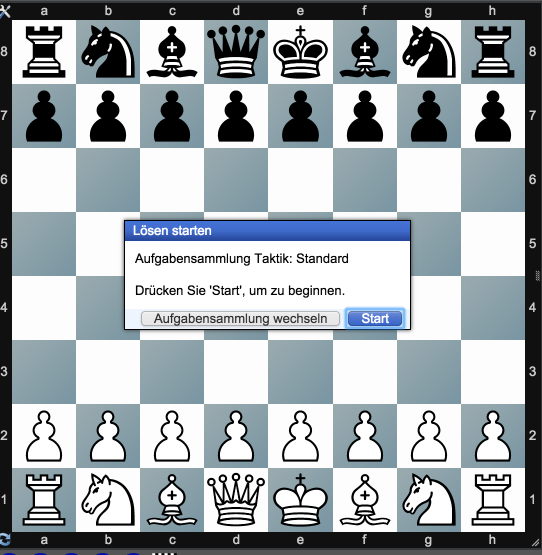
#> input picture samples/all_pieces.png, 1084 x 1110 px (shown at 1/2 size)
$ python -i functions.py   (imports and definitions only)
#> lines starting #> are read from the running program, lines starting #| are printed output that depends on the picture; after the words box and inside, x2 and y2 are one past the last pixel; in counts of white or black regions, pixels touching at a corner belong together
### packages/sunfish.py
#!/usr/bin/env pypy
# -*- coding: utf-8 -*-


import re, sys, time
from itertools import count
from collections import OrderedDict, namedtuple

###############################################################################
# Piece-Square tables. Tune these to change sunfish's behaviour
###############################################################################

piece = { 'P': 100, 'N': 280, 'B': 320, 'R': 479, 'Q': 929, 'K': 60000 }
pst = {
    'P': (   0,   0,   0,   0,   0,   0,   0,   0,
            78,  83,  86,  73, 102,  82,  85,  90,
             7,  29,  21,  44,  40,  31,  44,   7,
           -17,  16,  -2,  15,  14,   0,  15, -13,
           -26,   3,  10,   9,   6,   1,   0, -23,
           -22,   9,   5, -11, -10,  -2,   3, -19,
           -31,   8,  -7, -37, -36, -14,   3, -31,
             0,   0,   0,   0,   0,   0,   0,   0),
    'N': ( -66, -53, -75, -75, -10, -55, -58, -70,
            -3,  -6, 100, -36,   4,  62,  -4, -14,
            10,  67,   1,  74,  73,  27,  62,  -2,
            24,  24,  45,  37,  33,  41,  25,  17,
            -1,   5,  31,  21,  22,  35,   2,   0,
           -18,  10,  13,  22,  18,  15,  11, -14,
           -23, -15,   2,   0,   2,   0, -23, -20,
           -74, -23, -26, -24, -19, -35, -22, -69),
    'B': ( -59, -78, -82, -76, -23,-107, -37, -50,
           -11,  20,  35, -42, -39,  31,   2, -22,
            -9,  39, -32,  41,  52, -10,  28, -14,
            25,  17,  20,  34,  26,  25,  15,  10,
            13,  10,  17,  23,  17,  16,   0,   7,
            14,  25,  24,  15,   8,  25,  20,  15,
            19,  20,  11,   6,   7,   6,  20,  16,
            -7,   2, -15, -12, -14, -15, -10, -10),
    'R': (  35,  29,  33,   4,  37,  33,  56,  50,
            55,  29,  56,  67,  55,  62,  34,  60,
            19,  35,  28,  33,  45,  27,  25,  15,
             0,   5,  16,  13,  18,  -4,  -9,  -6,
           -28, -35, -16, -21, -13, -29, -46, -30,
           -42, -28, -42, -25, -25, -35, -26, -46,
           -53, -38, -31, -26, -29, -43, -44, -53,
           -30, -24, -18,   5,  -2, -18, -31, -32),
    'Q': (   6,   1,  -8,-104,  69,  24,  88,  26,
            14,  32,  60, -10,  20,  76,  57,  24,
            -2,  43,  32,  60,  72,  63,  43,   2,
             1, -16,  22,  17,  25,  20, -13,  -6,
           -14, -15,  -2,  -5,  -1, -10, -20, -22,
           -30,  -6, -13, -11, -16, -11, -16, -27,
           -36, -18,   0, -19, -15, -15, -21, -38,
           -39, -30, -31, -13, -31, -36, -34, -42),
    'K': (   4,  54,  47, -99, -99,  60,  83, -62,
           -32,  10,  55,  56,  56,  55,  10,   3,
           -62,  12, -57,  44, -67,  28,  37, -31,
           -55,  50,  11,  -4, -19,  13,   0, -49,
           -55, -43, -52, -28, -51, -47,  -8, -50,
           -47, -42, -43, -79, -64, -32, -29, -32,
            -4,   3, -14, -50, -57, -18,  13,   4,
            17,  30,  -3, -14,   6,  -1,  40,  18),
}
# Pad tables and join piece and pst dictionaries
for k, table in list(pst.items()):
    padrow = lambda row: (0,) + tuple(x+piece[k] for x in row) + (0,)
    pst[k] = sum((padrow(table[i*8:i*8+8]) for i in range(8)), ())
    pst[k] = (0,)*20 + pst[k] + (0,)*20

###############################################################################
# Global constants
###############################################################################

# Our board is represented as a 120 character string. The padding allows for
# fast detection of moves that don't stay within the board.
A1, H1, A8, H8 = 91, 98, 21, 28
initial = (
    '         \n'  #   0 -  9
    '         \n'  #  10 - 19
    ' rnbqkbnr\n'  #  20 - 29
    ' pppppppp\n'  #  30 - 39
    ' ........\n'  #  40 - 49
    ' ........\n'  #  50 - 59
    ' ........\n'  #  60 - 69
    ' ........\n'  #  70 - 79
    ' PPPPPPPP\n'  #  80 - 89
    ' RNBQKBNR\n'  #  90 - 99
    '         \n'  # 100 -109
    '         \n'  # 110 -119
)

# Lists of possible moves for each piece type.
N, E, S, W = -10, 1, 10, -1
directions = {
    'P': (N, N+N, N+W, N+E),
    'N': (N+N+E, E+N+E, E+S+E, S+S+E, S+S+W, W+S+W, W+N+W, N+N+W),
    'B': (N+E, S+E, S+W, N+W),
    'R': (N, E, S, W),
    'Q': (N, E, S, W, N+E, S+E, S+W, N+W),
    'K': (N, E, S, W, N+E, S+E, S+W, N+W)
}

# Mate value must be greater than 8*queen + 2*(rook+knight+bishop)
# King value is set to twice this value such that if the opponent is
# 8 queens up, but we got the king, we still exceed MATE_VALUE.
# When a MATE is detected, we'll set the score to MATE_UPPER - plies to get there
# E.g. Mate in 3 will be MATE_UPPER - 6
MATE_LOWER = piece['K'] - 10*piece['Q']
MATE_UPPER = piece['K'] + 10*piece['Q']

# The table size is the maximum number of elements in the transposition table.
TABLE_SIZE = 1e8

# Constants for tuning search
QS_LIMIT = 150
EVAL_ROUGHNESS = 20


###############################################################################
# Chess logic
###############################################################################

class Position(namedtuple('Position', 'board score wc bc ep kp')):
    """ A state of a chess game
    board -- a 120 char representation of the board
    score -- the board evaluation
    wc -- the castling rights, [west/queen side, east/king side]
    bc -- the opponent castling rights, [west/king side, east/queen side]
    ep - the en passant square
    kp - the king passant square
    """

    # [92 lines left out: functions gen_moves, rotate, nullmove, move, value, not called in this run]

###############################################################################
# Search logic
###############################################################################

# lower <= s(pos) <= upper
Entry = namedtuple('Entry', 'lower upper')

# The normal OrderedDict doesn't update the position of a key in the list,
# when the value is changed.
class LRUCache:
    '''Store items in the order the keys were last added'''
    def __init__(self, size):
        self.od = OrderedDict()
        self.size = size

    # [11 lines left out: functions get, __setitem__, not called in this run]

class Searcher:
    # [121 lines left out: functions __init__, bound, _search, search, not called in this run]


###############################################################################
# User interface
###############################################################################

# Python 2 compatability
if sys.version_info[0] == 2:
    input = raw_input
    class NewOrderedDict(OrderedDict):
        def move_to_end(self, key):
            value = self.pop(key)
            self[key] = value
    OrderedDict = NewOrderedDict


def parse(c):
    fil, rank = ord(c[0]) - ord('a'), int(c[1]) - 1
    return A1 + fil - 10*rank


def render(i):
    rank, fil = divmod(i - A1, 10)
    return chr(fil + ord('a')) + str(-rank + 1)


# [48 lines left out: functions print_pos, main, not called in this run]


# [2 lines that do not run on import are left out]

### functions.py
# -*- coding: utf-8 -*-
"""
Created on Sun Sep  6 21:00:17 2015

@author: croeer
"""
import cv2
import numpy as np
from packages import sunfish
import imutils
import config

# [35 lines left out: function getPositionsByTemplateMatching, not called in this run]

def getBoard( img ):
    ret,thresh = cv2.threshold(img,127,255,0)
    if (config.verbosity):
        cv2.imwrite('thresh.png', thresh)

    contours, _ = cv2.findContours(thresh,cv2.RETR_EXTERNAL,cv2.CHAIN_APPROX_SIMPLE)
    #print 'Found %d contours' % (len(contours))
    # find board
    max_area = 0
    best_cnt = None
    for cnt in contours:
        area = cv2.contourArea(cnt)
        if area > 1000:
            if area > max_area:
                max_area = area
                best_cnt = cnt

    mask = np.zeros((img.shape),np.uint8)
    cv2.drawContours(mask,[best_cnt],0,255,-1)
    cv2.drawContours(mask,[best_cnt],0,0,2)
    res = cv2.bitwise_and(img,mask)

    if (config.verbosity):
        cv2.imwrite('detected.png',res)

    return res, cv2.boundingRect(best_cnt)

# [95 lines left out: functions transformCoordinatesToField, pointInGlobalCoordinates, replaceFig, setupBoard, reverse_fen, not called in this run]

>>> import cv2
>>> picture = cv2.imread('samples/all_pieces.png', cv2.IMREAD_GRAYSCALE)
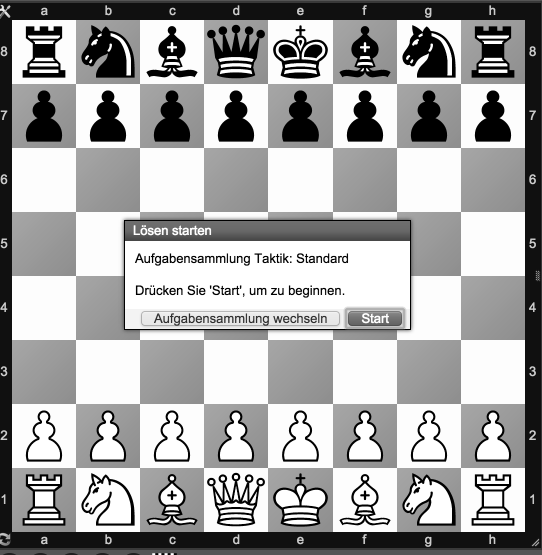
#> picture: shape (1110, 1084) (shown at 1/2 size); min 0, max 255, mean 165.2
>>> result = getBoard(picture)
#> in getBoard, `ret,thresh = cv2.threshold(img,127,255,0)`:
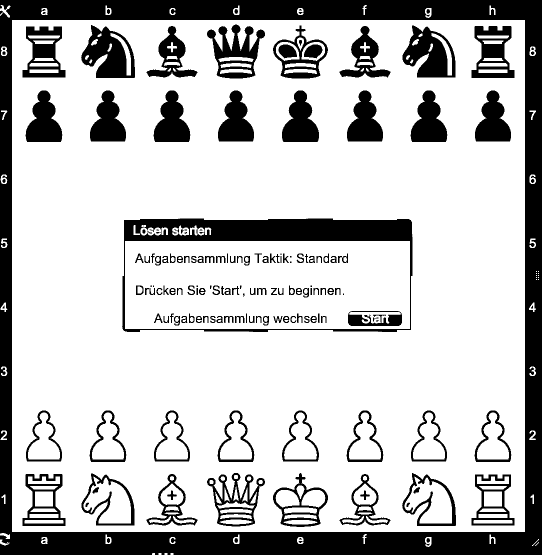
#> thresh: shape (1110, 1084) (shown at 1/2 size); 75.4% white; 161 black regions (22 under 20 px)
#> in getBoard, `contours, _ = cv2.findContours(thresh,cv2.RETR_EXTERNAL,cv2.CHAIN_APPR..`: contours = 53 contours, 17 with area under 20; largest, box (x1, y1, x2, y2) and area: (24, 40, 1050, 1064) 1048575, (2, 93, 15, 112) 181, (1059, 93, 1072, 112) 180, (850, 1074, 863, 1094) 175, (850, 16, 863, 36) 175
#> the loop in getBoard, `for cnt in contours:` made 53 passes
#> (area, max_area, best_cnt) on pass 44: (1048575, 1048575, [[24, 40], [24, 1063], [1049, 1063], [1049, 40]])
#> area on passes 7, 9, 10, 11, 12, 13: 65.5, 175, 106.5, 58, 113, 75.5
#> after the loop in getBoard, `for cnt in contours:`: max_area = 1048575
#> in getBoard, `cv2.drawContours(mask,[best_cnt],0,255,-1)`:
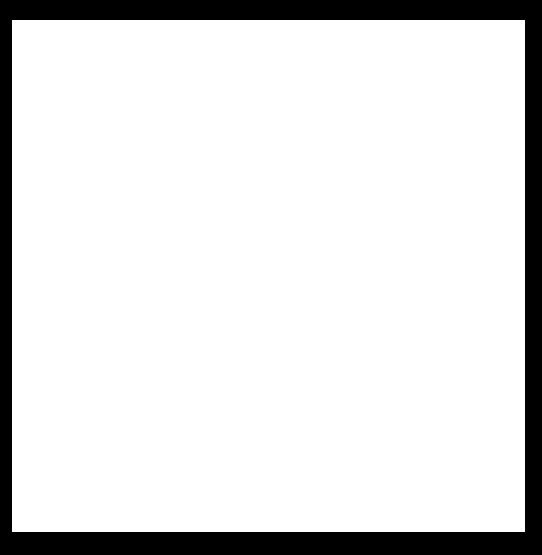
#> mask: shape (1110, 1084) (shown at 1/2 size); 87.3% white; 1 black region, box (x1, y1, x2, y2) and area: (0, 0, 1084, 1110) 152616
#> in getBoard, `cv2.drawContours(mask,[best_cnt],0,0,2)`:
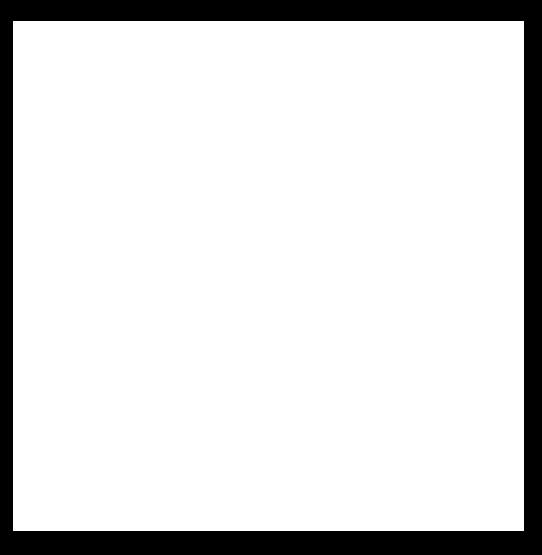
#> mask: shape (1110, 1084) (shown at 1/2 size); 86.6% white; 1 black region, box (x1, y1, x2, y2) and area: (0, 0, 1084, 1110) 160800
#> in getBoard, `res = cv2.bitwise_and(img,mask)`:
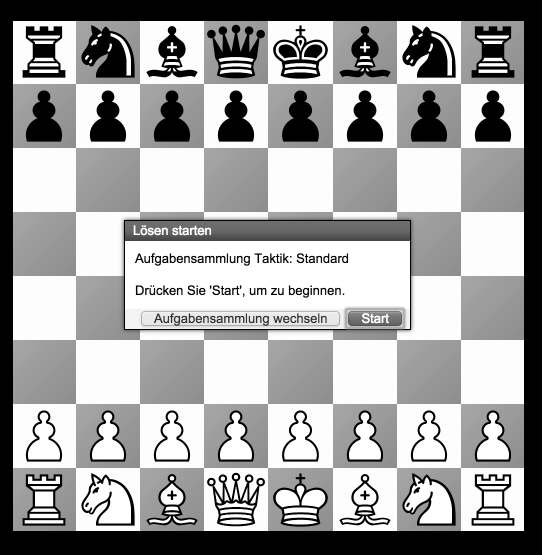
#> res: shape (1110, 1084) (shown at 1/2 size); min 0, max 255, mean 159.9

$ run again, on samples/stellung.png
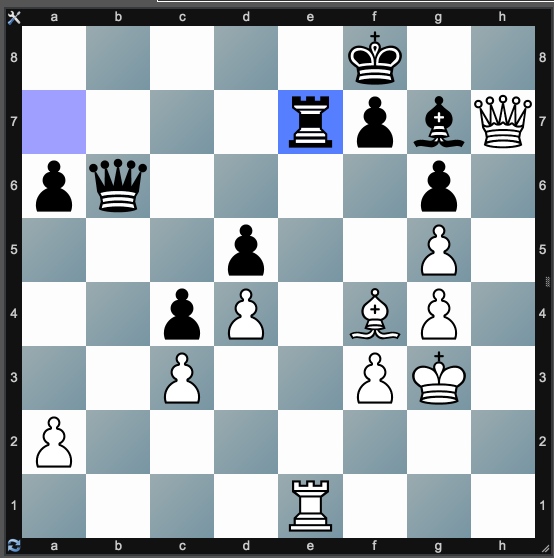
#> input picture samples/stellung.png, 1108 x 1116 px (shown at 1/2 size)
#> in getBoard, `ret,thresh = cv2.threshold(img,127,255,0)`:
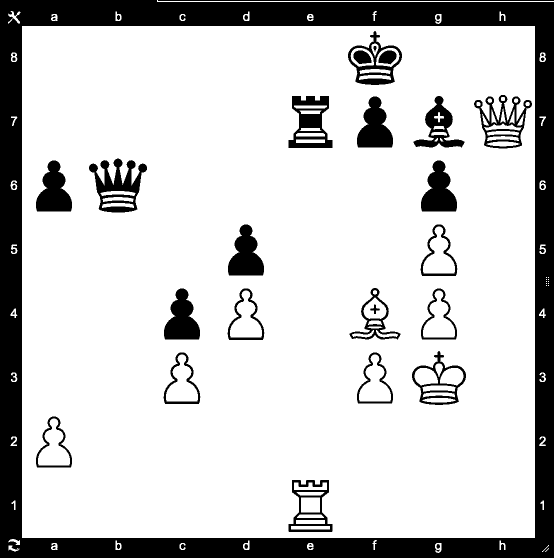
#> thresh: shape (1116, 1108) (shown at 1/2 size); 80.4% white; 43 black regions (6 under 20 px)
#> contours = 50 contours, 13 with area under 20; largest, box (x1, y1, x2, y2) and area: (44, 52, 1070, 1076) 1048575, (314, 0, 1108, 4) 796, (16, 22, 41, 48) 185, (22, 105, 35, 124) 181, (1079, 105, 1092, 124) 180
#> the loop in getBoard, `for cnt in contours:` made 50 passes
#> (area, max_area, best_cnt) on pass 40: (1048575, 1048575, [[44, 52], [44, 1075], [1069, 1075], [1069, 52]])
#> after the loop in getBoard, `for cnt in contours:`: max_area = 1048575
#> in getBoard, `res = cv2.bitwise_and(img,mask)`:
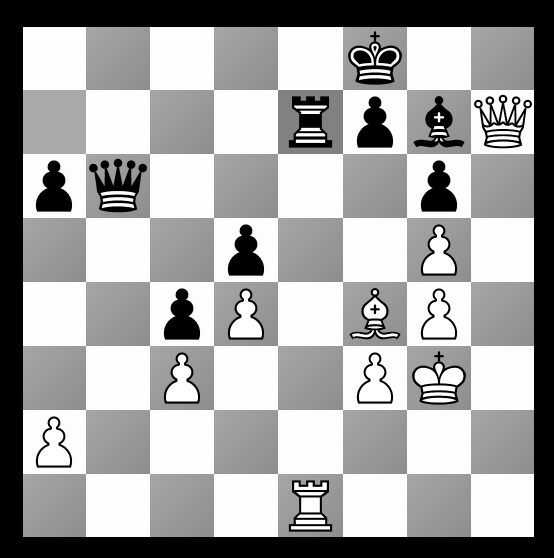
#> res: shape (1116, 1108) (shown at 1/2 size); min 0, max 255, mean 163.4

$ run again, on samples/stellung2.png
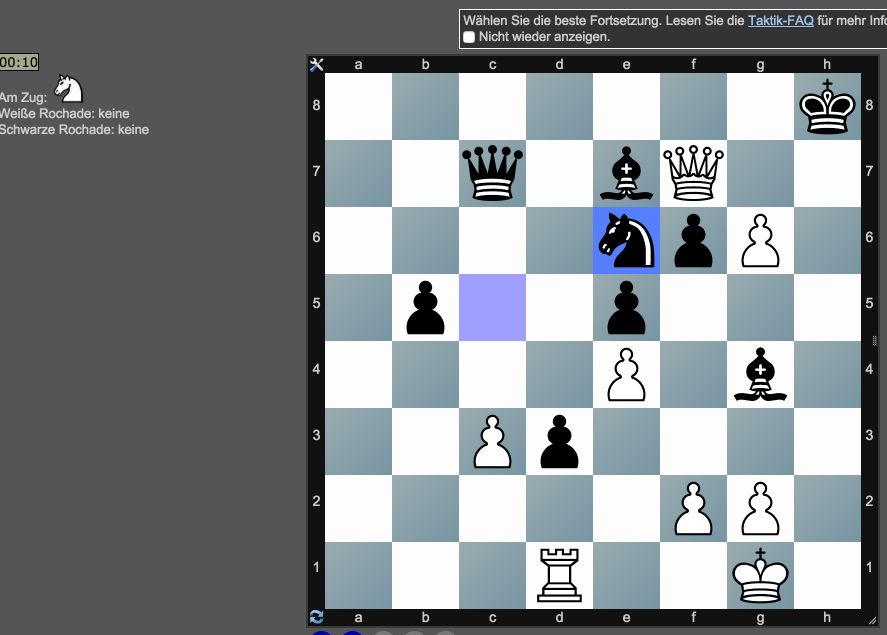
#> input picture samples/stellung2.png, 1774 x 1270 px (shown at 1/2 size)
#> in getBoard, `ret,thresh = cv2.threshold(img,127,255,0)`:
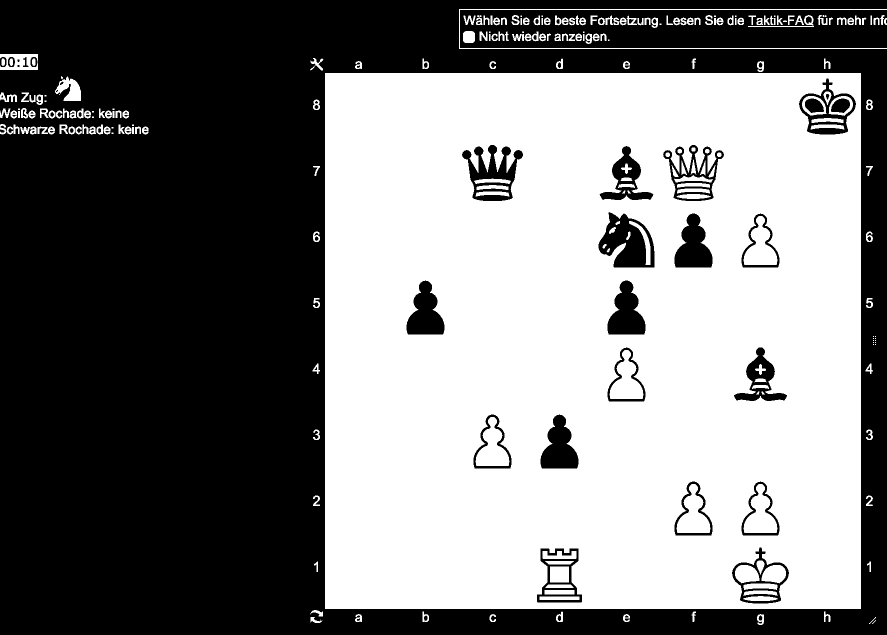
#> thresh: shape (1270, 1774) (shown at 1/2 size); 49.3% white; 251 white regions (37 under 20 px)
#> contours = 194 contours, 39 with area under 20; largest, box (x1, y1, x2, y2) and area: (650, 146, 1722, 1218) 1147041, (0, 108, 76, 140) 2078, (918, 18, 1774, 98) 1788, (110, 153, 162, 202) 1405, (926, 62, 950, 86) 498
#> the loop in getBoard, `for cnt in contours:` made 194 passes
#> (area, max_area, best_cnt) on pass 91: (1147041, 1147041, [[650, 146], [650, 1217], [1721, 1217], [1721, 146]])
#> after the loop in getBoard, `for cnt in contours:`: max_area = 1147041
#> in getBoard, `res = cv2.bitwise_and(img,mask)`:
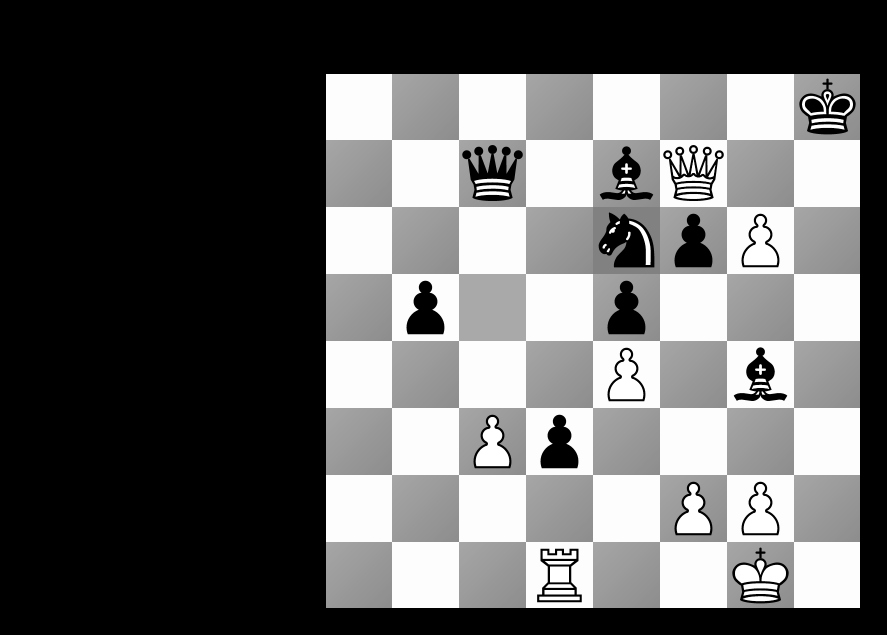
#> res: shape (1270, 1774) (shown at 1/2 size); min 0, max 255, mean 97.4
